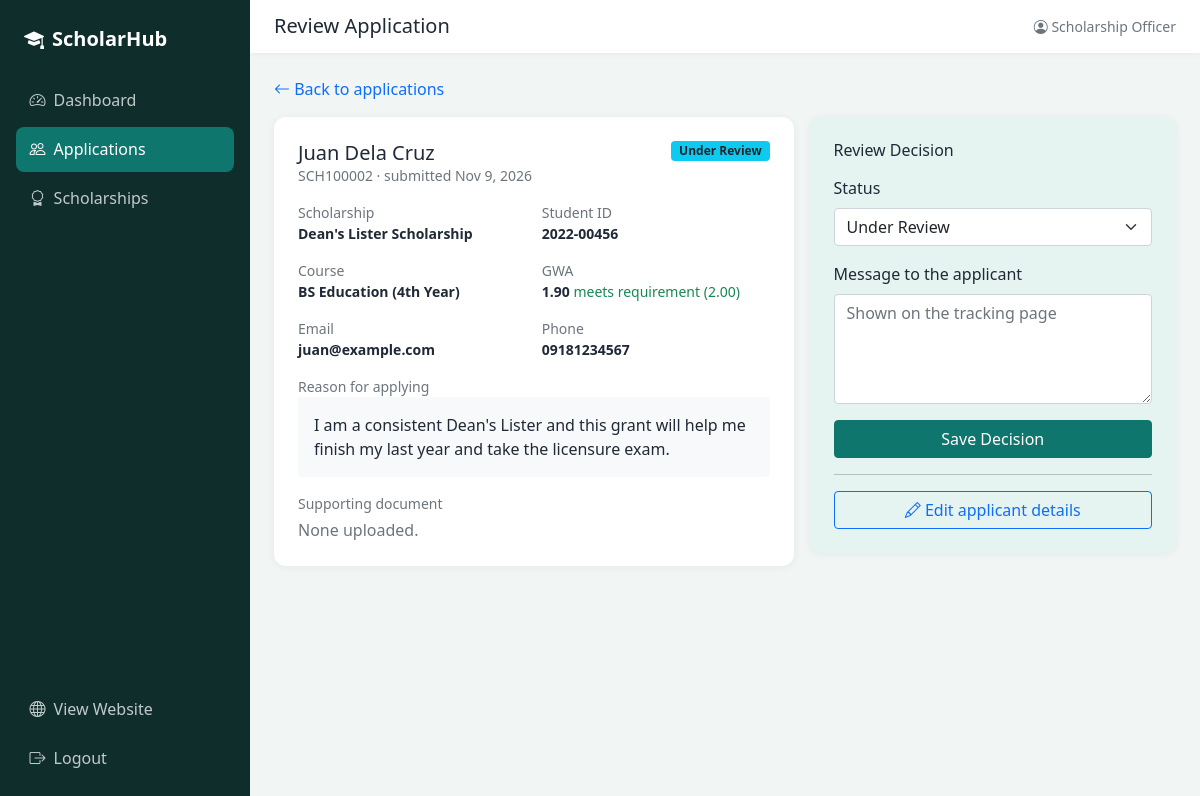
Page /admin/application_view.php?id=2 (signed in) on the committed database.
### tables this page shows
CREATE TABLE applications (
  application_id INT AUTO_INCREMENT PRIMARY KEY,
  reference_code VARCHAR(12) NOT NULL UNIQUE,
  scholarship_id INT NOT NULL,
  student_id_no VARCHAR(30) NOT NULL,
  full_name VARCHAR(100) NOT NULL,
  email VARCHAR(100) NOT NULL,
  phone VARCHAR(20) NOT NULL,
  course VARCHAR(100) NOT NULL,
  year_level VARCHAR(20) NOT NULL,
  gwa DECIMAL(3,2) NOT NULL,
  reason TEXT NOT NULL,
  document VARCHAR(255) NULL,
  status ENUM('Pending','Under Review','Approved','Rejected') NOT NULL DEFAULT 'Pending',
  remarks TEXT NULL,
  created_at TIMESTAMP NOT NULL DEFAULT CURRENT_TIMESTAMP,
  CONSTRAINT fk_application_scholarship FOREIGN KEY (scholarship_id) REFERENCES scholarships(scholarship_id)
    ON UPDATE CASCADE ON DELETE RESTRICT
);

CREATE TABLE scholarships (
  scholarship_id INT AUTO_INCREMENT PRIMARY KEY,
  scholarship_name VARCHAR(120) NOT NULL,
  sponsor VARCHAR(120) NOT NULL,
  description TEXT NULL,
  benefit_amount DECIMAL(10,2) NOT NULL DEFAULT 0.00,
  slots INT NOT NULL DEFAULT 1,
  max_gwa DECIMAL(3,2) NOT NULL DEFAULT 3.00,
  deadline DATE NOT NULL,
  status ENUM('Open','Closed') NOT NULL DEFAULT 'Open'
);

### admin/application_view.php (the view, shortened to what this page needs)
<?php
require_once '../includes/functions.php';
$id = isset($_GET['id']) ? (int) $_GET['id'] : 0;
$sql = "SELECT a.*, s.scholarship_name, s.slots, s.max_gwa, s.benefit_amount FROM applications a
        JOIN scholarships s ON a.scholarship_id = s.scholarship_id WHERE a.application_id = ?";
$app = run($conn, $sql, 'i', array($id))->get_result()->fetch_assoc();
include '../includes/admin_header.php';
?>
<div class="mb-3"><a href="applications.php" class="text-decoration-none"><i class="bi bi-arrow-left"></i> Back to applications</a></div>
<div class="row g-3">
  <div class="col-lg-7">
    <div class="card p-4">
      <div class="d-flex justify-content-between align-items-start mb-3">
        <div>
          <h5 class="mb-0"><?= clean($app['full_name']) ?></h5>
          <div class="text-muted small"><?= clean($app['reference_code']) ?> &middot; submitted <?= formatDate($app['created_at']) ?></div>
        </div>
        <?= statusBadge($app['status']) ?>
      </div>
      <div class="row g-3 small mb-3">
        <div class="col-sm-6"><div class="text-muted">Scholarship</div><strong><?= clean($app['scholarship_name']) ?></strong></div>
        <div class="col-sm-6"><div class="text-muted">Student ID</div><strong><?= clean($app['student_id_no']) ?></strong></div>
        <div class="col-sm-6"><div class="text-muted">Course</div><strong><?= clean($app['course']) ?> (<?= clean($app['year_level']) ?>)</strong></div>
        <div class="col-sm-6">
          <div class="text-muted">GWA</div>
          <strong><?= number_format($app['gwa'], 2) ?></strong>
          <?php if ($app['gwa'] <= $app['max_gwa']): ?>
            <span class="text-success">meets requirement (<?= number_format($app['max_gwa'], 2) ?>)</span>
          <?php else: ?>
            <span class="text-danger">above limit (<?= number_format($app['max_gwa'], 2) ?>)</span>
          <?php endif; ?>
        </div>
        <div class="col-sm-6"><div class="text-muted">Email</div><strong><?= clean($app['email']) ?></strong></div>
        <div class="col-sm-6"><div class="text-muted">Phone</div><strong><?= clean($app['phone']) ?></strong></div>
      </div>
      <div class="text-muted small">Reason for applying</div>
      <div class="p-3 bg-light rounded mb-3"><?= nl2br(clean($app['reason'])) ?></div>
      <div class="text-muted small mb-1">Supporting document</div>
      <?php if ($app['document']): ?>
        <a href="../uploads/<?= clean($app['document']) ?>" target="_blank" class="btn btn-sm btn-outline-brand"><i class="bi bi-file-earmark-text"></i> Open document</a>
      <?php else: ?>
        <span class="text-muted">None uploaded.</span>
      <?php endif; ?>
    </div>
  </div>
  <div class="col-lg-5">
    <div class="card p-4 review-box">
      <h6 class="mb-3">Review Decision</h6>
      <form method="post">
        <div class="mb-3">
          <label class="form-label" for="status">Status</label>
          <select id="status" name="status" class="form-select">
            <?php foreach (getStatuses() as $st): ?>
              <option <?= $app['status'] == $st ? 'selected' : '' ?>><?= $st ?></option>
            <?php endforeach; ?>
          </select>
        </div>
        <div class="mb-3">
          <label class="form-label" for="remarks">Message to the applicant</label>
          <textarea id="remarks" name="remarks" rows="4" class="form-control" placeholder="Shown on the tracking page"><?= clean($app['remarks']) ?></textarea>
        </div>
        <button class="btn btn-brand w-100">Save Decision</button>
      </form>
      <hr>
      <a href="application_edit.php?id=<?= $id ?>" class="btn btn-outline-primary w-100"><i class="bi bi-pencil"></i> Edit applicant details</a>
    </div>
  </div>
</div>
<?php include '../includes/admin_footer.php'; ?>

### includes/functions.php (shortened to what this page needs)
<?php
function clean($text) {
    return htmlspecialchars((string) $text, ENT_QUOTES, 'UTF-8');
}
function run($conn, $sql, $types = '', $params = array()) {
    $stmt = $conn->prepare($sql);
    if ($types != '') {
        $stmt->bind_param($types, ...$params);
    }
    $stmt->execute();
    return $stmt;
}
function formatDate($date) {
    return date('M j, Y', strtotime($date));
}
function statusBadge($status) {
    $colors = array(
        'Pending' => 'secondary',
        'Under Review' => 'info text-dark',
        'Approved' => 'success',
        'Rejected' => 'danger',
        'Open' => 'success',
        'Closed' => 'secondary'
    );
    $color = isset($colors[$status]) ? $colors[$status] : 'secondary';
    return '<span class="badge bg-' . $color . '">' . clean($status) . '</span>';
}
function getStatuses() {
    return array('Pending', 'Under Review', 'Approved', 'Rejected');
}

### assets/css/style.css (style rules this page uses)
:root { --brand: #0f766e; --brand-dark: #0b5d57; --brand-soft: #e6f4f1; --ink: #0f2e2b; }
body { background: #f6f8f7; color: #1f2937; }
.btn-brand { background: var(--brand); border-color: var(--brand); color: #fff; }
.card { border: 0; border-radius: 12px; box-shadow: 0 1px 8px rgba(0,0,0,.06); }
.admin-body { background: #f1f5f4; }
.review-box { background: var(--brand-soft); border-radius: 12px; }

### rows in the picture
applications: full_name "Juan Dela Cruz", reference_code "SCH100002", created_at "Nov 9, 2026", status "Under Review", scholarship.scholarship_name "Dean's Lister Scholarship", student_id_no "2022-00456", course "BS Education", year_level "4th Year", gwa "1.90", scholarship.max_gwa "2.00", email "juan@example.com", phone "09181234567", reason "I am a consistent Dean's Lister and this grant will help me finish my last year and take the licensure exam."

### other values in the picture
$item[2] "Dashboard"
$item[2] "Applications"
$item[2] "Scholarships"
$pageTitle "Review Application"
$_SESSION['admin_name'] "Scholarship Officer"
